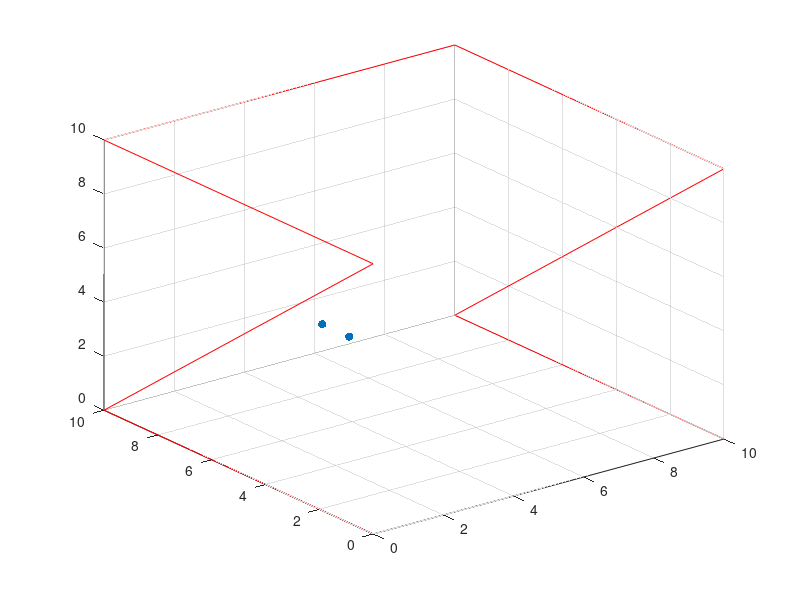

MATLAB code for this plot:
clear all;

% this script approximates presence of two ears (or receivers), outputting an IR for
% each - imaginatively labelled with an L and R. Twiddling the r, theta, and phi knobs resizes and rotates
% head in xy, xz and yz planes.

Fs = 44100;
Ts = 1/Fs;
Nyq = Fs/2;

% number of reflections allowed in one dimension

N = 10;

% room dimensions

Lx = 10; 
Ly = 10;
Lz = 10;

% wall absorption coefficient

alpha = 0.9;

if alpha<0
    error('please set alpha between 0 and 1')
elseif alpha>1
    error('please set alpha between 0 and 1')
end

% position of source

p = 2;
q = 7;
r = 1;

if p>Lx
    error('please ensure position of source is within room')
elseif q>Ly
    error('please ensure position of source is within room')
elseif r>Lz
    error('please ensure position of source is within room')
end

% position of receivers' mid-point

a = 2;
b = 4;
c = 5;

% radius (r) and orientation (theta) of head in xyz space.

r = 0.5;
theta = pi/2;
phi = pi/2;

if abs(theta)>2*pi
    error('theta within 2*pi please')
elseif abs(phi)>2*pi
    error('phi within 2*pi please')
end

% parametric solutions of a sphere in 3D Cartesian

al = r*cos(theta)*sin(phi)+a;
ar = r*cos(theta+pi)*sin(phi)+a;
bl = r*sin(theta)*sin(phi)+b;
br = r*sin(theta+pi)*sin(phi)+b;
cl = r*cos(phi)+c;
cr = r*cos(phi+pi)+c;

if al>Lx
    error('please ensure position of receivers are within room')
elseif ar>Lx
    error('please ensure position of receivers are within room')
elseif bl>Ly
    error('please ensure position of receivers are within room')
elseif br>Ly
    error('please ensure position of receivers are within room')
elseif cl>Lz
    error('please ensure position of receivers are within room')
elseif cr>Lz
    error('please ensure position of receivers are within room')
end


% IR calculation initializations

DELNl = zeros((2*N+1),(2*N+1),(2*N+1));
DELNr = DELNl;
Gl = DELNl;
Gr = Gl;
Nspan = (-N:N);
Aoddl = Nspan*Lx-p-al;
Aoddr = Nspan*Lx-p-ar;
Aevenl = Nspan*Lx+p-al;
Aevenr = Nspan*Lx+p-ar;
Boddl = Nspan*Ly-q-bl;
Boddr = Nspan*Ly-q-br;
Bevenl = Nspan*Ly+q-bl;
Bevenr = Nspan*Ly+q-br;
Coddl = Nspan*Lz-r-cl;
Coddr = Nspan*Lz-r-cr;
Cevenl = Nspan*Lz+r-cl;
Cevenr = Nspan*Lz+r-cr;
delnf = sqrt((((N+1)*Lx)^2)+(((N+1)*Ly)^2)+(((N+1)*Lz)^2))*Fs/343;
hl = zeros(ceil(delnf),1);
hr = hl;
ti = Fs/343;

% DELN (delay times in samples) and G (amplitudes) computation

for d=-N:N;
    for e=-N:N;
        for f=-N:N;
            if mod(d,2)==1
                Al = Aoddl(d+N+2);
                Ar = Aoddr(d+N+2);
            else
                Al = Aevenl(d+N+1);
                Ar = Aevenr(d+N+1);
            end
            if mod(e,2)==1
                Bl = Boddl(e+N+2);
                Br = Boddr(e+N+2);
            else
                Bl = Bevenl(e+N+1);
                Br = Bevenr(e+N+1);
            end
            if mod(f,2)==1
                Cl = Coddl(f+N+2);
                Cr = Coddr(f+N+2);
            else
                Cl = Cevenl(f+N+1);
                Cr = Cevenr(f+N+1);
            end
            ll = sqrt((Al^2)+(Bl^2)+(Cl^2));
            lr = sqrt((Ar^2)+(Br^2)+(Cr^2));
            tl = ti*ll;
            tr = ti*lr;
            w = abs(d)+abs(e)+abs(f);
            DELNl(d+N+1,e+N+1,f+N+1) = round(tl); % entire DELN array kept only for QC purposes
            DELNr(d+N+1,e+N+1,f+N+1) = round(tr);
            Gl(d+N+1,e+N+1,f+N+1) = ((alpha)^w)/ll; % entire G array kept only for QC purposes
            Gr(d+N+1,e+N+1,f+N+1) = ((alpha)^w)/lr;
            hl(DELNl(d+N+1,e+N+1,f+N+1)) = hl(DELNl(d+N+1,e+N+1,f+N+1)) + Gl(d+N+1,e+N+1,f+N+1);
            hr(DELNr(d+N+1,e+N+1,f+N+1)) = hr(DELNr(d+N+1,e+N+1,f+N+1)) + Gr(d+N+1,e+N+1,f+N+1);
        end
    end
end

% QC of head size and orientation relative to room

xroom = [0,0,0,0,Lx,Lx,Lx,Lx];
yroom = [0,Ly,0,Ly,Ly,0,Ly,0];
zroom = [0,0,Lz,Lz,Lz,Lz,0,0];
plot3(xroom,yroom,zroom,'r');
grid on
hold on
xrec = [al,ar];
yrec = [bl,br];
zrec = [cl,cr];
scatter3(xrec,yrec,zrec,'filled');

% All reflections included QC

if delnf<max(max(max(DELNl)))
    disp ('DELNl bad...somewhere')
elseif delnf>max(max(DELNl))
    disp ('DELNl all good.')
end
if delnf<max(max(max(DELNr)))
    disp ('DELNr bad...somewhere')
elseif delnf>max(max(DELNr))
    disp ('DELNr all good.')
end

% plot DELNl as a spatial QC. Animation moves through
% dimension varied by i

% for i=1:21
%     stem3(-N:N,-N:N,squeeze(DELNl(i,:,:)))
%     drawnow
%     pause(0.1)
% end

% plot DELNr as a spatial QC. Animation moves through
% dimension varied by i

% for i=1:21
%     stem3(-N:N,-N:N,squeeze(DELNr(i,:,:)))
%     drawnow
%     pause(0.1)
% end

% plot Gl as a spatial QC. Animation moves through
% dimension varied by i

% for i=1:21
%     surf(-N:N,-N:N,squeeze(Gl(i,:,:)))
%     drawnow
%     pause(0.1)
% end

% normalize IRs

hl = hl/(norm(hl,Inf));
ll = length(hl);
hr = hr/(norm(hr,Inf));
lr = length(hr);

% plot impulse responses

% T = (0:Ts:(ll-1)*Ts)';
% plot(T,hl,T,hr)
% xlabel('time (s)')
% ylabel('amplitude')
% title('IR')

%generate impulse response filenames

Lxstr = num2str(Lx);
Lystr = num2str(Ly);
Lzstr = num2str(Lz);
alphastr = num2str(alpha);
Nstr = num2str(N);
params = strcat(Lxstr,'x',Lystr,'x',Lzstr,'_',alphastr,'_N',Nstr);

%output IR as 16-bit 44.1kHz wav

audiowrite(['ir_',params,'_l.wav'],hl,Fs,'BitsPerSample',16);
audiowrite(['ir_',params,'_r.wav'],hr,Fs,'BitsPerSample',16);




